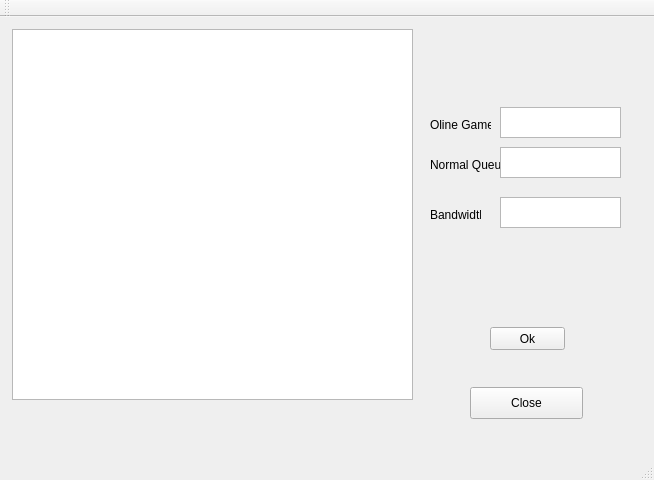
<?xml version="1.0" encoding="UTF-8"?>
<ui version="4.0">
 <class>TableView</class>
 <widget class="QMainWindow" name="TableView">
  <property name="geometry">
   <rect>
    <x>0</x>
    <y>0</y>
    <width>654</width>
    <height>480</height>
   </rect>
  </property>
  <property name="windowTitle">
   <string>TableView</string>
  </property>
  <widget class="QWidget" name="centralWidget">
   <widget class="QTableWidget" name="tableWidget">
    <property name="geometry">
     <rect>
      <x>12</x>
      <y>12</y>
      <width>401</width>
      <height>371</height>
     </rect>
    </property>
   </widget>
   <widget class="QPushButton" name="closeButton">
    <property name="geometry">
     <rect>
      <x>470</x>
      <y>370</y>
      <width>113</width>
      <height>32</height>
     </rect>
    </property>
    <property name="text">
     <string>Close</string>
    </property>
   </widget>
   <widget class="QPushButton" name="okButton">
    <property name="geometry">
     <rect>
      <x>490</x>
      <y>310</y>
      <width>75</width>
      <height>23</height>
     </rect>
    </property>
    <property name="text">
     <string>Ok</string>
    </property>
   </widget>
   <widget class="QLabel" name="label">
    <property name="geometry">
     <rect>
      <x>430</x>
      <y>100</y>
      <width>61</width>
      <height>16</height>
     </rect>
    </property>
    <property name="text">
     <string>Oline Game</string>
    </property>
   </widget>
   <widget class="QLabel" name="label_2">
    <property name="geometry">
     <rect>
      <x>430</x>
      <y>140</y>
      <width>71</width>
      <height>16</height>
     </rect>
    </property>
    <property name="text">
     <string>Normal Queue</string>
    </property>
   </widget>
   <widget class="QTextBrowser" name="online">
    <property name="geometry">
     <rect>
      <x>500</x>
      <y>90</y>
      <width>121</width>
      <height>31</height>
     </rect>
    </property>
   </widget>
   <widget class="QTextBrowser" name="normal">
    <property name="geometry">
     <rect>
      <x>500</x>
      <y>130</y>
      <width>121</width>
      <height>31</height>
     </rect>
    </property>
   </widget>
   <widget class="QLabel" name="label_3">
    <property name="geometry">
     <rect>
      <x>430</x>
      <y>190</y>
      <width>51</width>
      <height>16</height>
     </rect>
    </property>
    <property name="text">
     <string>Bandwidth</string>
    </property>
   </widget>
   <widget class="QTextBrowser" name="bandwidth">
    <property name="geometry">
     <rect>
      <x>500</x>
      <y>180</y>
      <width>121</width>
      <height>31</height>
     </rect>
    </property>
   </widget>
  </widget>
  <widget class="QMenuBar" name="menuBar">
   <property name="geometry">
    <rect>
     <x>0</x>
     <y>0</y>
     <width>654</width>
     <height>21</height>
    </rect>
   </property>
  </widget>
  <widget class="QToolBar" name="mainToolBar">
   <attribute name="toolBarArea">
    <enum>TopToolBarArea</enum>
   </attribute>
   <attribute name="toolBarBreak">
    <bool>false</bool>
   </attribute>
  </widget>
  <widget class="QStatusBar" name="statusBar"/>
 </widget>
 <layoutdefault spacing="6" margin="11"/>
 <resources/>
 <connections/>
</ui>
